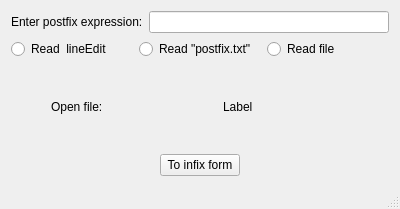
<?xml version="1.0" encoding="UTF-8"?>
<ui version="4.0">
 <class>MainWindow</class>
 <widget class="QMainWindow" name="MainWindow">
  <property name="geometry">
   <rect>
    <x>0</x>
    <y>0</y>
    <width>400</width>
    <height>209</height>
   </rect>
  </property>
  <property name="windowTitle">
   <string>MainWindow</string>
  </property>
  <widget class="QWidget" name="centralWidget">
   <layout class="QVBoxLayout" name="verticalLayout_2">
    <item>
     <layout class="QHBoxLayout" name="horizontalLayout">
      <item>
       <widget class="QLabel" name="textLabel_1">
        <property name="text">
         <string>Enter postfix expression:</string>
        </property>
       </widget>
      </item>
      <item>
       <widget class="QLineEdit" name="input_lineEdit"/>
      </item>
     </layout>
    </item>
    <item>
     <layout class="QHBoxLayout" name="horizontalLayout_2">
      <item>
       <widget class="QRadioButton" name="readLineEdit_radioButton">
        <property name="text">
         <string>Read  lineEdit</string>
        </property>
       </widget>
      </item>
      <item>
       <widget class="QRadioButton" name="readPostfix_radioButton">
        <property name="text">
         <string>Read &quot;postfix.txt&quot;</string>
        </property>
       </widget>
      </item>
      <item>
       <widget class="QRadioButton" name="readFile_radioButton">
        <property name="text">
         <string>Read file</string>
        </property>
       </widget>
      </item>
     </layout>
    </item>
    <item>
     <layout class="QHBoxLayout" name="horizontalLayout_5">
      <item>
       <spacer name="horizontalSpacer_2">
        <property name="orientation">
         <enum>Qt::Horizontal</enum>
        </property>
        <property name="sizeType">
         <enum>QSizePolicy::Minimum</enum>
        </property>
        <property name="sizeHint" stdset="0">
         <size>
          <width>40</width>
          <height>20</height>
         </size>
        </property>
       </spacer>
      </item>
      <item>
       <widget class="QLabel" name="textLabel_0">
        <property name="text">
         <string>Open file:</string>
        </property>
       </widget>
      </item>
      <item>
       <widget class="QLabel" name="openFile_textLabel">
        <property name="text">
         <string>Label</string>
        </property>
       </widget>
      </item>
     </layout>
    </item>
    <item>
     <layout class="QHBoxLayout" name="horizontalLayout_4">
      <item>
       <spacer name="horizontalSpacer_3">
        <property name="orientation">
         <enum>Qt::Horizontal</enum>
        </property>
        <property name="sizeHint" stdset="0">
         <size>
          <width>40</width>
          <height>20</height>
         </size>
        </property>
       </spacer>
      </item>
      <item>
       <widget class="QPushButton" name="toInfix_pushButton">
        <property name="text">
         <string>To infix form</string>
        </property>
       </widget>
      </item>
      <item>
       <spacer name="horizontalSpacer_4">
        <property name="orientation">
         <enum>Qt::Horizontal</enum>
        </property>
        <property name="sizeHint" stdset="0">
         <size>
          <width>40</width>
          <height>20</height>
         </size>
        </property>
       </spacer>
      </item>
     </layout>
    </item>
   </layout>
  </widget>
  <widget class="QMenuBar" name="menuBar">
   <property name="geometry">
    <rect>
     <x>0</x>
     <y>0</y>
     <width>400</width>
     <height>21</height>
    </rect>
   </property>
  </widget>
  <widget class="QStatusBar" name="statusBar"/>
 </widget>
 <layoutdefault spacing="6" margin="11"/>
 <resources/>
 <connections/>
</ui>
